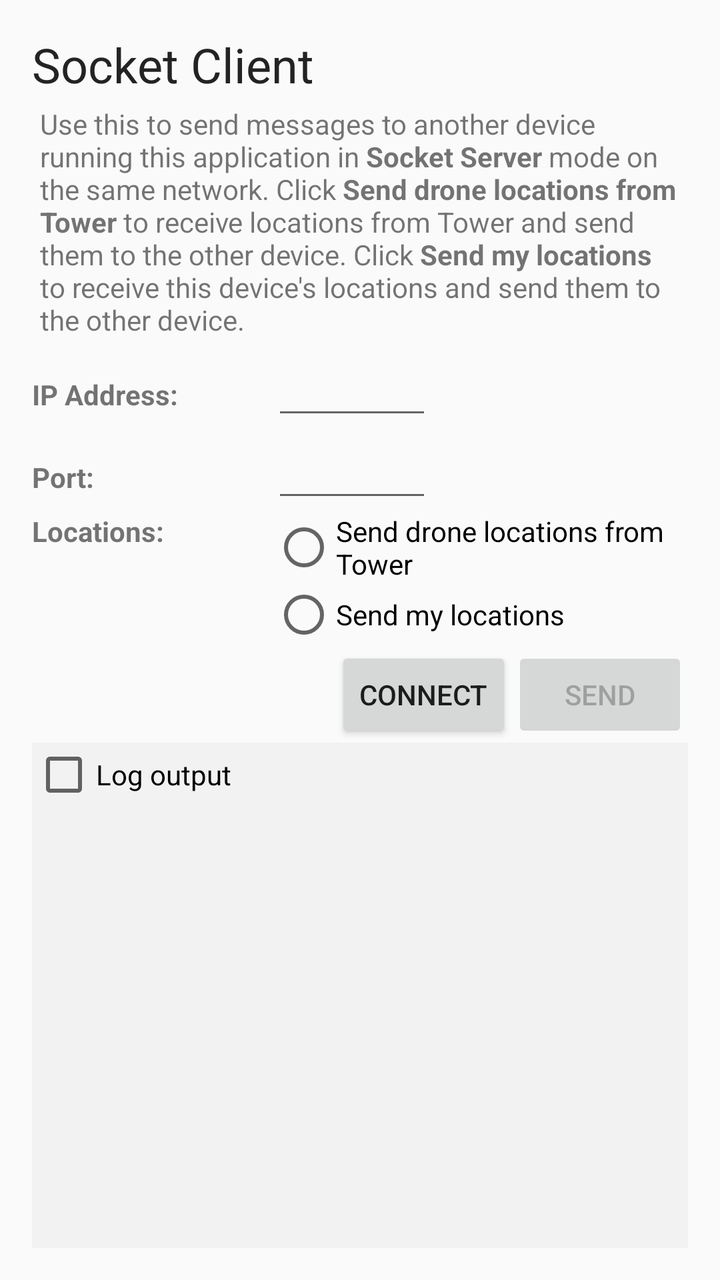
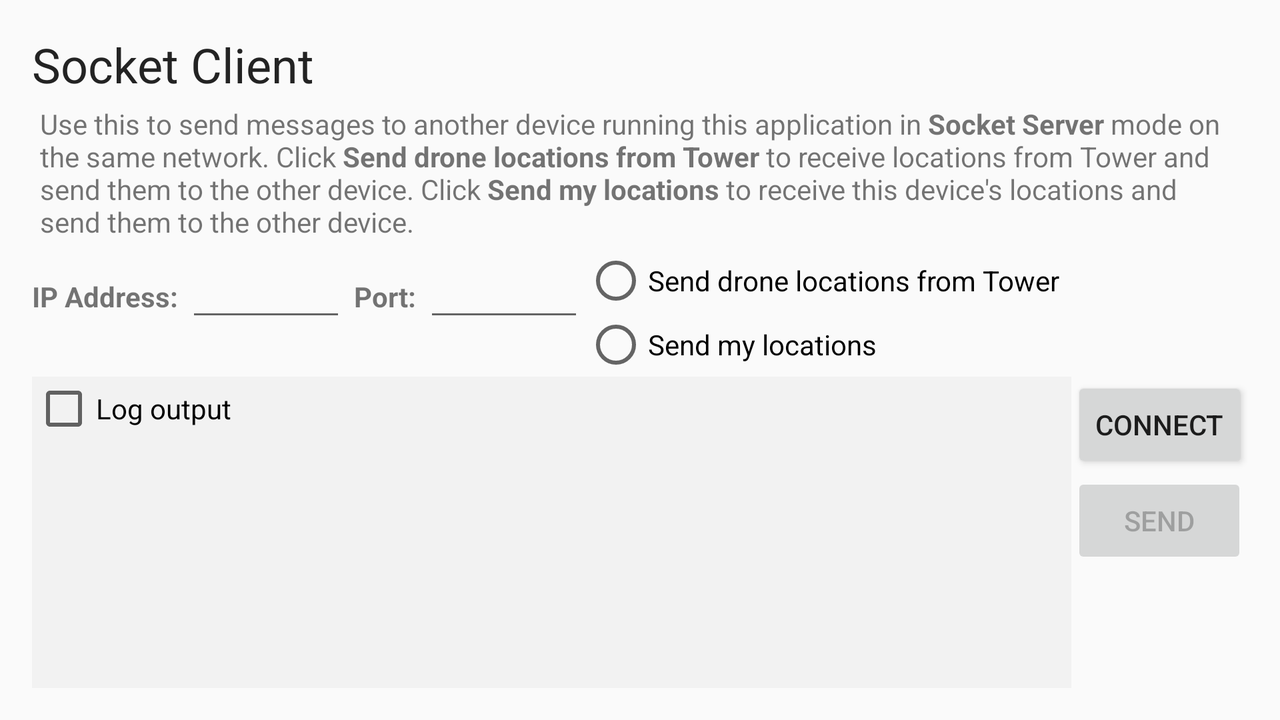

The same Android screen from two of the app's own layout files: first res/layout/ as a phone draws it, then the repository's variant for another configuration, drawn on a device whose configuration selects that folder. Both files follow.
<!-- AndroidManifest.xml: application theme AppTheme -->
<!-- res/layout/fragment_client.xml -->
<RelativeLayout xmlns:android="http://schemas.android.com/apk/res/android"
                xmlns:tools="http://schemas.android.com/tools"
                android:layout_width="match_parent"
                android:layout_height="match_parent"
                style="@style/MainFragment"
                tools:context="com.fognl.dronekitbridge.fragments.ClientFragment"
    >
    <LinearLayout
        android:id="@+id/layout_top"
        android:layout_width="match_parent"
        android:layout_height="wrap_content"
        android:layout_alignParentTop="true"
        android:orientation="vertical"
        >
        <TextView
            android:id="@+id/text_title"
            android:layout_width="match_parent"
            android:layout_height="wrap_content"
            android:text="@string/title_fragment_socket_client"
            style="@style/Text.Title"
            />

        <TextView
            android:id="@+id/text_summary"
            android:layout_width="match_parent"
            android:layout_height="wrap_content"
            android:text="@string/summary_fragment_client"
            style="@style/Text.Summary"
            />
    </LinearLayout>

    <LinearLayout
        android:id="@+id/layout_fields"
        android:layout_width="match_parent"
        android:layout_height="wrap_content"
        android:layout_below="@id/layout_top"
        android:orientation="vertical"
        >
        <LinearLayout
            android:layout_width="match_parent"
            android:layout_height="wrap_content"
            android:orientation="horizontal"
            >
            <TextView
                android:layout_width="wrap_content"
                android:layout_height="wrap_content"
                android:text="@string/lbl_ip_addr"
                style="@style/Text.Prompt.MinWidth"
                />

            <EditText
                android:id="@+id/edit_ip_addr"
                android:layout_width="wrap_content"
                android:layout_height="wrap_content"
                android:imeOptions="actionNext"
                style="@style/Text.Data"
                />
        </LinearLayout>

        <LinearLayout
            android:layout_width="match_parent"
            android:layout_height="wrap_content"
            android:orientation="horizontal"
            >
            <TextView
                android:layout_width="wrap_content"
                android:layout_height="wrap_content"
                android:text="@string/lbl_port"
                style="@style/Text.Prompt.MinWidth"
                />

            <EditText
                android:id="@+id/edit_port"
                android:layout_width="wrap_content"
                android:layout_height="wrap_content"
                android:inputType="number"
                android:imeOptions="actionDone"
                android:maxLength="4"
                style="@style/Text.Data"
                />
        </LinearLayout>

        <LinearLayout
            android:layout_width="match_parent"
            android:layout_height="wrap_content"
            android:orientation="horizontal"
            >
            <TextView
                android:layout_width="wrap_content"
                android:layout_height="wrap_content"
                android:text="@string/lbl_location_options"
                style="@style/Text.Prompt.MinWidth"
                />
            <RadioGroup
                android:id="@+id/group_locations"
                android:layout_width="match_parent"
                android:layout_height="wrap_content"
                android:orientation="vertical"
                >
                <RadioButton
                    android:id="@+id/rdo_drone_location"
                    android:layout_width="match_parent"
                    android:layout_height="wrap_content"
                    android:text="@string/rdo_drone_location"
                    />

                <RadioButton
                    android:id="@+id/rdo_my_location"
                    android:layout_width="match_parent"
                    android:layout_height="wrap_content"
                    android:text="@string/rdo_my_location"
                    />
            </RadioGroup>
        </LinearLayout>
    </LinearLayout>

    <LinearLayout
        android:id="@+id/layout_buttons"
        android:layout_width="match_parent"
        android:layout_height="wrap_content"
        android:layout_below="@id/layout_fields"
        android:orientation="horizontal"
        android:gravity="right|center_vertical"
        >
        <Button
            android:id="@+id/btn_connect"
            android:layout_width="wrap_content"
            android:layout_height="wrap_content"
            android:text="@string/btn_connect"
            />
        <Button
            android:id="@+id/btn_send"
            android:layout_width="wrap_content"
            android:layout_height="wrap_content"
            android:text="@string/btn_send"
            android:enabled="false"
            />
    </LinearLayout>

    <LinearLayout
        android:layout_width="match_parent"
        android:layout_height="wrap_content"
        android:layout_below="@id/layout_buttons"
        android:layout_alignParentBottom="true"
        android:orientation="vertical"
        style="@style/LogArea"
        >
        <CheckBox
            android:id="@+id/chk_log"
            android:layout_width="wrap_content"
            android:layout_height="wrap_content"
            android:text="@string/chk_log_output"
            />
        <ScrollView
            android:id="@+id/scrollview"
            android:layout_width="match_parent"
            android:layout_height="wrap_content"
            android:padding="@dimen/padding_tiny"
            >
            <TextView
                android:id="@+id/text_log"
                android:layout_width="match_parent"
                android:layout_height="wrap_content"
                style="@style/Text.Log"
                />
        </ScrollView>
    </LinearLayout>
</RelativeLayout>
<!-- resources referenced by this layout -->
<resources>
  <dimen name="padding_tiny">1dip</dimen>
  <string name="btn_connect">Connect</string>
  <string name="btn_send">Send</string>
  <string name="chk_log_output">Log output</string>
  <string name="lbl_ip_addr">IP Address:</string>
  <string name="lbl_location_options">Locations:</string>
  <string name="lbl_port">Port:</string>
  <string name="rdo_drone_location">Send drone locations from Tower</string>
  <string name="rdo_my_location">Send my locations</string>
  <string name="summary_fragment_client">Use this to send messages to another device running this application in <b>Socket Server</b> mode on the same network.
      Click <b>Send drone locations from Tower</b> to receive locations from Tower and send them to the other device.
      Click <b>Send my locations</b> to receive this device\'s locations and send them to the other device.
      </string>
  <string name="title_fragment_socket_client">Socket Client</string>
  <style name="LogArea">
          <item name="android:background">@color/LogArea_background</item>
      </style>
  <style name="MainFragment">
          <item name="android:padding">@dimen/padding_large</item>
      </style>
  <style name="Text.Data">
          <item name="android:minWidth">@dimen/text_data_minWidth</item>
      </style>
  <style name="Text.Log">
          <item name="android:typeface">monospace</item>
      </style>
  <style name="Text.Prompt.MinWidth">
          <item name="android:minWidth">@dimen/text_prompt_minWidth</item>
      </style>
  <style name="Text.Summary">
          <item name="android:padding">@dimen/padding_small</item>
      </style>
  <style name="Text.Title">
          <item name="android:textSize">@dimen/textsize_large</item>
          <item name="android:textColor">@color/text_title</item>
      </style>
  <style name="AppTheme" parent="Theme.AppCompat.Light.DarkActionBar">
          
          <item name="colorPrimary">@color/colorPrimary</item>
          <item name="colorPrimaryDark">@color/colorPrimaryDark</item>
          <item name="colorAccent">@color/colorAccent</item>
      </style>
  <color name="LogArea_background">#aaefefef</color>
  <dimen name="padding_large">16dip</dimen>
  <dimen name="text_data_minWidth">80dip</dimen>
  <dimen name="text_prompt_minWidth">120dip</dimen>
  <dimen name="padding_small">4dip</dimen>
  <dimen name="textsize_large">24dip</dimen>
  <color name="text_title">#FF232323</color>
  <color name="colorPrimary">#1d70a8</color>
  <color name="colorPrimaryDark">#0e3854</color>
  <color name="colorAccent">#2ca9ff</color>
</resources>
<!-- res/layout-land/fragment_client.xml (the repository's variant of the layout above) -->
<!-- drawn on the phone turned sideways -->
<RelativeLayout xmlns:android="http://schemas.android.com/apk/res/android"
                xmlns:tools="http://schemas.android.com/tools"
                android:layout_width="match_parent"
                android:layout_height="match_parent"
                style="@style/MainFragment"
                tools:context="com.fognl.dronekitbridge.fragments.ClientFragment"
    >
    <LinearLayout
        android:id="@+id/layout_top"
        android:layout_width="match_parent"
        android:layout_height="wrap_content"
        android:layout_alignParentTop="true"
        android:orientation="vertical"
        >
        <TextView
            android:id="@+id/text_title"
            android:layout_width="match_parent"
            android:layout_height="wrap_content"
            android:text="@string/title_fragment_socket_client"
            style="@style/Text.Title"
            />

        <TextView
            android:id="@+id/text_summary"
            android:layout_width="match_parent"
            android:layout_height="wrap_content"
            android:text="@string/summary_fragment_client"
            style="@style/Text.Summary"
            />
    </LinearLayout>

    <LinearLayout
        android:id="@+id/layout_fields"
        android:layout_width="match_parent"
        android:layout_height="wrap_content"
        android:layout_below="@id/layout_top"
        android:orientation="vertical"
        >
        <LinearLayout
            android:layout_width="match_parent"
            android:layout_height="wrap_content"
            android:orientation="horizontal"
            >
            <TextView
                android:layout_width="wrap_content"
                android:layout_height="wrap_content"
                android:text="@string/lbl_ip_addr"
                style="@style/Text.Prompt"
                />

            <EditText
                android:id="@+id/edit_ip_addr"
                android:layout_width="wrap_content"
                android:layout_height="wrap_content"
                android:imeOptions="actionNext"
                style="@style/Text.Data"
                />

            <TextView
                android:layout_width="wrap_content"
                android:layout_height="wrap_content"
                android:layout_marginLeft="@dimen/padding_small"
                android:text="@string/lbl_port"
                style="@style/Text.Prompt"
                />

            <EditText
                android:id="@+id/edit_port"
                android:layout_width="wrap_content"
                android:layout_height="wrap_content"
                android:inputType="number"
                android:imeOptions="actionDone"
                android:maxLength="4"
                style="@style/Text.Data"
                />

            <RadioGroup
                android:id="@+id/group_locations"
                android:layout_width="match_parent"
                android:layout_height="wrap_content"
                android:orientation="vertical"
                >
                <RadioButton
                    android:id="@+id/rdo_drone_location"
                    android:layout_width="match_parent"
                    android:layout_height="wrap_content"
                    android:text="@string/rdo_drone_location"
                    />

                <RadioButton
                    android:id="@+id/rdo_my_location"
                    android:layout_width="match_parent"
                    android:layout_height="wrap_content"
                    android:text="@string/rdo_my_location"
                    />
            </RadioGroup>

        </LinearLayout>
    </LinearLayout>

    <LinearLayout
        android:id="@+id/layout_buttons"
        android:layout_width="match_parent"
        android:layout_height="wrap_content"
        android:layout_below="@id/layout_fields"
        android:layout_alignParentBottom="true"
        android:orientation="horizontal"
        android:gravity="right|top"
        >
        <LinearLayout
            android:layout_width="0dip"
            android:layout_height="match_parent"
            android:layout_weight="1"
            android:layout_below="@id/layout_buttons"
            android:orientation="vertical"
            style="@style/LogArea"
            >
            <CheckBox
                android:id="@+id/chk_log"
                android:layout_width="wrap_content"
                android:layout_height="wrap_content"
                android:layout_below="@id/layout_fields"
                android:text="@string/chk_log_output"
                />

            <ScrollView
                android:id="@+id/scrollview"
                android:layout_width="match_parent"
                android:layout_height="wrap_content"
                android:padding="@dimen/padding_tiny"
                >
                <TextView
                    android:id="@+id/text_log"
                    android:layout_width="match_parent"
                    android:layout_height="wrap_content"
                    style="@style/Text.Log"
                    />
            </ScrollView>
        </LinearLayout>

        <LinearLayout
            android:layout_width="wrap_content"
            android:layout_height="match_parent"
            android:orientation="vertical"
            android:gravity="top"
            >
            <Button
                android:id="@+id/btn_connect"
                android:layout_width="wrap_content"
                android:layout_height="wrap_content"
                android:text="@string/btn_connect"
                />

            <Button
                android:id="@+id/btn_send"
                android:layout_width="wrap_content"
                android:layout_height="wrap_content"
                android:text="@string/btn_send"
                android:enabled="false"
                />
        </LinearLayout>
    </LinearLayout>
</RelativeLayout>
<!-- resources referenced by the variant -->
<!-- as the phone turned sideways resolves them -->
<resources>
  <dimen name="padding_small">4dip</dimen>
  <dimen name="padding_tiny">1dip</dimen>
  <string name="btn_connect">Connect</string>
  <string name="btn_send">Send</string>
  <string name="chk_log_output">Log output</string>
  <string name="lbl_ip_addr">IP Address:</string>
  <string name="lbl_port">Port:</string>
  <string name="rdo_drone_location">Send drone locations from Tower</string>
  <string name="rdo_my_location">Send my locations</string>
  <string name="summary_fragment_client">Use this to send messages to another device running this application in <b>Socket Server</b> mode on the same network.
      Click <b>Send drone locations from Tower</b> to receive locations from Tower and send them to the other device.
      Click <b>Send my locations</b> to receive this device\'s locations and send them to the other device.
      </string>
  <string name="title_fragment_socket_client">Socket Client</string>
  <style name="LogArea">
          <item name="android:background">@color/LogArea_background</item>
      </style>
  <style name="MainFragment">
          <item name="android:padding">@dimen/padding_large</item>
      </style>
  <style name="Text.Data">
          <item name="android:minWidth">@dimen/text_data_minWidth</item>
      </style>
  <style name="Text.Log">
          <item name="android:typeface">monospace</item>
      </style>
  <style name="Text.Prompt">
          <item name="android:textStyle">bold</item>
          <item name="android:paddingRight">@dimen/padding_small</item>
      </style>
  <style name="Text.Summary">
          <item name="android:padding">@dimen/padding_small</item>
      </style>
  <style name="Text.Title">
          <item name="android:textSize">@dimen/textsize_large</item>
          <item name="android:textColor">@color/text_title</item>
      </style>
  <style name="AppTheme" parent="Theme.AppCompat.Light.DarkActionBar">
          
          <item name="colorPrimary">@color/colorPrimary</item>
          <item name="colorPrimaryDark">@color/colorPrimaryDark</item>
          <item name="colorAccent">@color/colorAccent</item>
      </style>
  <color name="LogArea_background">#aaefefef</color>
  <dimen name="padding_large">16dip</dimen>
  <dimen name="text_data_minWidth">80dip</dimen>
  <dimen name="textsize_large">24dip</dimen>
  <color name="text_title">#FF232323</color>
  <color name="colorPrimary">#1d70a8</color>
  <color name="colorPrimaryDark">#0e3854</color>
  <color name="colorAccent">#2ca9ff</color>
</resources>
